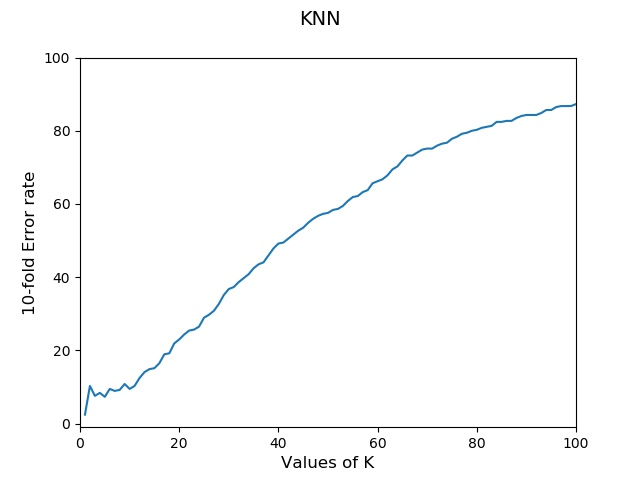

Python code for this plot:


#!/usr/bin/env python2
# -*- coding: utf-8 -*-
"""
Created on Tue Jan  2 01:15:09 2018

@author: emara
"""
import random 
from scipy import misc
import numpy as np
import string as str
from operator import itemgetter, attrgetter   
from matplotlib import pyplot as plt 
from skimage.io import imread
import scipy
import collections

from scipy import stats


        
        

def imgintovecs(path):
    X = np.zeros([26*7,144])
    chars=[]
    for char in str.ascii_lowercase:
        chars.append(char)
    i=0
    for letter in range(0,26):
        letter=chars[letter]
        for index in range(1,8):
                x="%sA1%s%d.jpg"%(path,letter,index)
                img = imread(x)
                img=img.flatten()
                X[i,:] = img 
                i=i+1
    return X


def labeling(a):
    chars=[]
    labels=[]
    index=[]


    for char in str.ascii_lowercase:
            chars.append(char)
    for i in range(0,26):
            for k in range(0,7):
                labels.append(ord(chars[i]))
                index.append(k)
    b=np.array(labels)
    

    c =np.column_stack((a,b))
    labeled =np.column_stack((c,index))
	
    
    return labeled

    

        
def spliting(data):
    indecies = list(range(0, 182))
    trainIndecies=random.sample(indecies, 145)
              
    traindata=np.zeros([145,146])
    for i in range(0,145):
        traindata[i]=data[trainIndecies[i]]
    
    testIndecies=[x for x in indecies if x not in trainIndecies]
    
    testdata=np.zeros([37,146])
    for i in range(0,37):
        testdata[i]=data[testIndecies[i]]
    
    return testdata,traindata


def euclideanDistance(instance1, instance2, length):

    distance = 0
    
    for x in range(length):
    
        distance += np.square((instance1[x] - instance2[x]))
    
    return np.sqrt(distance)

def MissOrHit(vector, trainning, k, dismatrix):

    beingtested=vector[-2]   #class of the img being tested
    
    identityDic=[]
    for i in range(0,len(trainning)):
        dis=get_from_the_dismatrix(vector, trainning[i], dismatrix)
        identityDic.append(trainning[i][-2])
        identityDic.append(dis)
    tuples=zip(*[identityDic[x::2] for x in (0, 1)])
    sortedDis=sorted(tuples, key=itemgetter(1))
    
    knearest={}
    for i in range(k):
        knearest[sortedDis[i][1]]=sortedDis[i][0]
    sknearest=collections.OrderedDict(sorted(knearest.items()))
    
    mostfrequent=stats.mode(sknearest.values())
    if mostfrequent[0]!=beingtested:
        return 1
    else:
        return 0
        
    
def get_from_the_dismatrix(vec1, vec2, dismatrix):
    
    vec1type=vec1[-2]
    vec1index=vec1[-1]
    vec1charindex= vec1type - 97
    overcolumn=int((7*vec1charindex)+vec1index)
   
    vec2type=vec2[-2]
    vec2index=vec2[-1]
    vec2charindex=vec2type - 97
    overrow=int((7*vec2charindex)+vec2index)
    return dismatrix.item(( overcolumn, overrow))

def allEucl(data):
    dis=np.zeros([182,182])
    for i in range(0,182):
        for j in range(0,182):
            val=sum(np.square(data[i]-data[j]))
            dis[i,j]=np.sqrt(val)
    
    return dis


def euclidean4(data):
    disx=np.zeros([182,182])
    for i in range(0,182):
        for j in range(0,182):
            
            vecoutter=np.array(data[i])
            vecinner=np.array(data[j])
            distance = 0
    
        for x in range(0,144):
    
            distance += np.square((vecinner - vecoutter))
    
   
    disx[i,j] = np.sqrt(distance)
    return disx
#   

    

aldata=imgintovecs('')
DistanceMatrix=allEucl(aldata)
labeledData=labeling(aldata) 
#
#TestSample, TrainSample=spliting(labeledData)[0],spliting(labeledData)[1]
#
#rates=[]
#
#final={}
#for k in range(1,101):
#    error=0.0
#    
#    for i in range(len(TestSample)):
#        error += MissOrHit(TestSample[i], TrainSample, k, DistanceMatrix)
#    final[k]=error
#
#
#print  min(final, key = final.get)

#   Rate=(error/37.0) * 100.0
#  rates.append(Rate)
#
#Ks=range(1,101)
#
#plt.plot(Ks,rates)
#plt.rcParams["figure.figsize"] = (4,4)
#plt.xlim(-5, 20)
#plt.ylim(-1, 100)  
#plt.xticks(Ks[0:10])
#plt.xlabel('Values of K', fontsize=12)
#plt.ylabel('one fold Error rate', fontsize=12)
#plt.suptitle('KNN', fontsize=14)
#r=min(rates)
#print 'min error = ',min(rates)
#K_index=(x for x in reversed([y for y in enumerate(rates)]) if x[1] == r).next()[0]
#print 'K= ', Ks[rates.index(r)]
#plt.savefig('KNN.jpg')

'''10 fold'''


total_rates=[0]*100

for j in range(0,10):
    TestSample, TrainSample=spliting(labeledData)[0],spliting(labeledData)[1]
    rates=[]

    for k in range(1,101):
        error=0.0

        for i in range(len(TestSample)):
            error += MissOrHit(TestSample[i], TrainSample, k, DistanceMatrix)
            
        Rate=(error/37.0) * 100.0
        rates.append(Rate)
    
    total_rates=[sum(x) for x in zip(rates, total_rates)]

for i in range(0,100):
    total_rates[i]=float(total_rates[i]/(j+1))

Ks=range(1,101)
r=min(total_rates)

print 'min error = ',min(total_rates)
K_index=(x for x in reversed([y for y in enumerate(total_rates)]) if x[1] == r).next()[0]
print 'K= ', Ks[total_rates.index(r)]

plt.plot(Ks,total_rates)

plt.rcParams["figure.figsize"] = (6,4)
plt.xlim(0, 100)
plt.ylim(-1, 100)  
plt.xlabel('Values of K', fontsize=12)
plt.ylabel('10-fold Error rate', fontsize=12)
plt.suptitle('KNN', fontsize=14)
plt.savefig('KNN.jpg')

plt.show()


'''




'''






'''



#def labeling(a):
#    chars=[]
#    labels=[]
#    index=[]
#
#
#    for char in str.ascii_lowercase:
#            chars.append(char)
#    for i in range(0,26):
#            for k in range(0,7):
#                labels.append(ord(chars[i]))
#                index.append(k)
#    b=np.array(labels)
#    
#
#    c =np.column_stack((a,b))
#    labeled =np.column_stack((c,index))
#	
#    
#    return labeled











#np.asarray().reshape(-1)
#np.asarray(testdata).reshape(-1)





























#alldis=allEucl(aldata) 
#numberofrepatrioning=10
#for n in range(0,10):
#    count=0
#    for k in range(1,100):
#        altrain=spliting(aldata)[1] 
#        altest=spliting(aldata)[0]
#        nearest_neighbors=k_nearest_neighbors(altrain, altest, k)
#        percentage = checkAccuracy(nearest_neighbors, altrain, altest)
#        count += 1
#        print ("\nTest set row[%d]:" % count)
#        print ("K value: %d" % k)
#        print ("Accuracy: %d %%" % percentage) 
#   
#        
#        





        




  
    


#n=0
#j=0
#while j<(182):
#    s=X[j:j+7]
#    labeled[chars[n]]=X[j:j+7]
#    j=j+7
#    n=n+1





#dis=np.zeros([182,182])
#for i in range(0,182):
#    for j in range(0,182):
#        sum=0
#        for k in range(0,144):
#             sum+=np.square(X[i, k]-X[j, k])
#        dis[i,j]=np.sqrt(sum)



#
#def splitdata(data):
#    trainindex=[]
#    testindix=[]
#    while len(testindix)!= 37:
#        x=randint(0,181)
#        if x not in trainindex:
#            testindix.append(x)
#    
#        for i in range(0,182):
#            if i not in testindix:
#                trainindex.append(i)
#        traindata=np.zeros([145,144])
#        
#    for i in range(0,135):
#        traindata[i]=data[trainindex[i]]
#    testdata=np.zeros([37,144])
#    for i in range(0,37):
#        testdata[i]=data[testindix[i]]
#    return traindata, testdata
#
#
#
#
#




   
#
#for i in range(0,135):
#    train[i]=X[randint(0,181)]
    
        



            
     
        
#       #trainM= np.zeros([26*5,144])
#testM= np.zeros([26*2,144])
#train=[]
#test=[]
#j=0
#n=0
#
#while j<(182):
#    s=X[j:j+5]
#    train.append(s)
#    j=j+7
#    n=n+1
#j=0
#n=0
#while j<(182):
#    s=X[j+5:j+7]
#    test.append(s)
#    j=j+7
#    n=n+1
#          
#        
#    

#        
#        

#
#       
#    
    
#
#def eucl(point,training):
#    dis=[]
#    sum=0
#    for i in range(0,135):
#        vec_sub=point-training[i]
#        for i in range(0,len(vec_sub)):
#            sum +=np.square(vec_sub[i])
#        dis.append(np.sqrt(sum))
#    return sorted(dis)
#
#diss=eucl(tsd[0],trd)    
#def euclidean4(data):
#    disx=np.zeros([182,182])
#    for i in range(0,182):
#        for j in range(0,182):
#            
#            vecoutter=np.array(data[i])
#            vecinner=np.array(data[j])
#            disx[i,j] = distance.euclidean(vecoutter, vecinner)
#            #np.linalg.norm(vecoutter, vecinner)
#    return disx
##    
#
#
#
#zeeby=euclidean4(X)
   '''